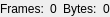
<?xml version="1.0" encoding="UTF-8"?>
<ui version="4.0">
 <class>SAKStatisticianToolUi</class>
 <widget class="QWidget" name="SAKStatisticianToolUi">
  <property name="geometry">
   <rect>
    <x>0</x>
    <y>0</y>
    <width>108</width>
    <height>17</height>
   </rect>
  </property>
  <property name="windowTitle">
   <string>Form</string>
  </property>
  <layout class="QHBoxLayout" name="horizontalLayout">
   <property name="leftMargin">
    <number>0</number>
   </property>
   <property name="topMargin">
    <number>0</number>
   </property>
   <property name="rightMargin">
    <number>0</number>
   </property>
   <property name="bottomMargin">
    <number>0</number>
   </property>
   <item>
    <widget class="QLabel" name="label">
     <property name="text">
      <string>Frames:</string>
     </property>
    </widget>
   </item>
   <item>
    <widget class="QLabel" name="labelFrames">
     <property name="text">
      <string notr="true">0</string>
     </property>
    </widget>
   </item>
   <item>
    <widget class="QLabel" name="label_2">
     <property name="text">
      <string>Bytes:</string>
     </property>
    </widget>
   </item>
   <item>
    <widget class="QLabel" name="labelBytes">
     <property name="text">
      <string notr="true">0</string>
     </property>
    </widget>
   </item>
  </layout>
 </widget>
 <resources/>
 <connections/>
</ui>
